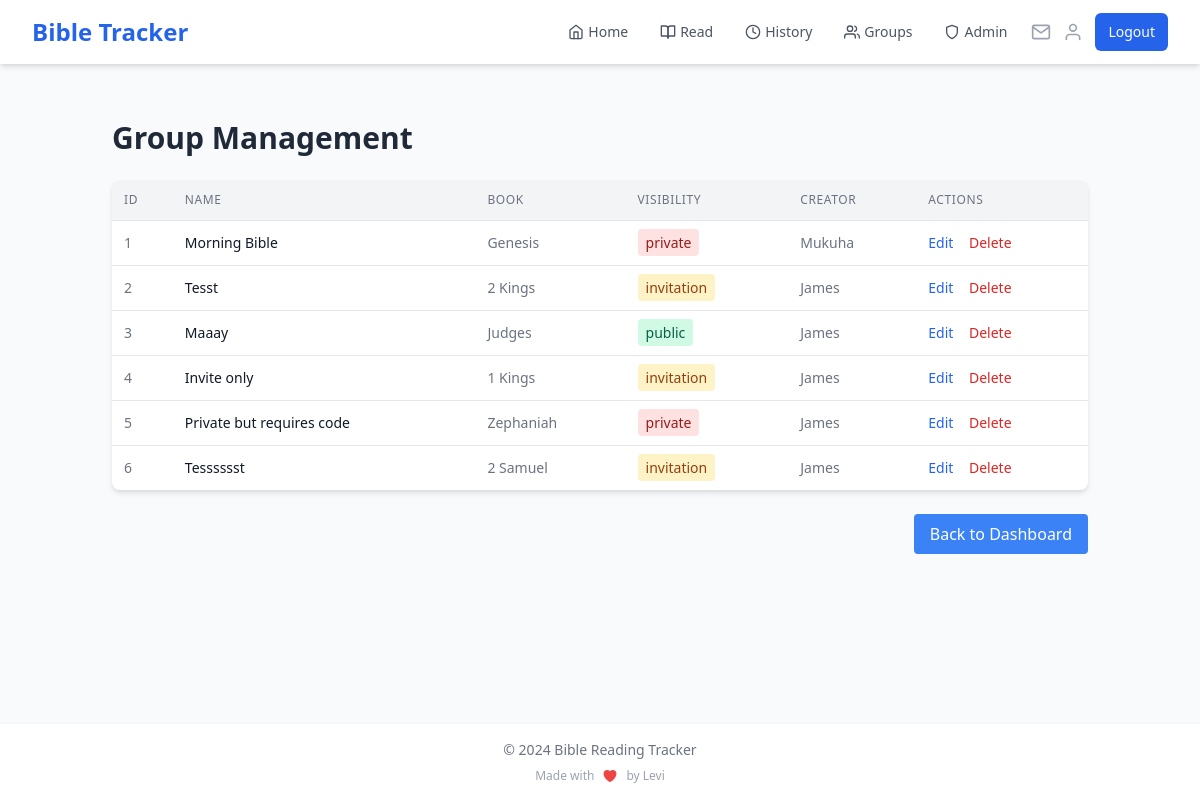
The page /admin/groups (signed in) on the database as committed earlier.
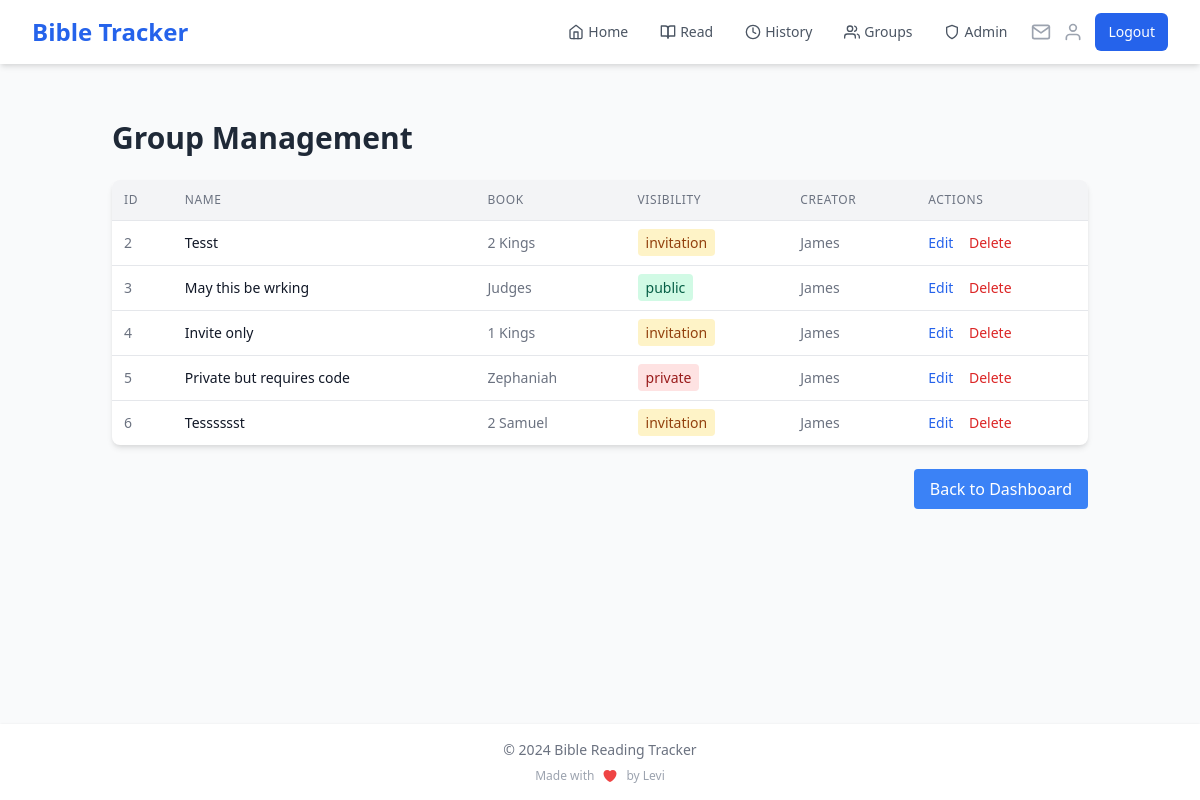
The same page on the database as committed later.
### app.py (models this page shows)
class ReadingGroup(db.Model):
    id = db.Column(db.Integer, primary_key=True)
    name = db.Column(db.String(100), nullable=False)
    description = db.Column(db.Text)
    created_at = db.Column(db.DateTime, default=datetime.utcnow)
    book = db.Column(db.String(50), nullable=False)
    current_chapter = db.Column(db.Integer, default=1)
    target_completion_date = db.Column(db.DateTime)
    creator_id = db.Column(db.Integer, db.ForeignKey('user.id'), nullable=False)
    visibility = db.Column(db.String(20), default='public')
    access_code = db.Column(db.String(20))
    members = db.relationship('GroupMember', backref='reading_group', lazy='joined')
    readings = db.relationship('GroupReading', backref='reading_group', lazy='dynamic')
    invitations = db.relationship('GroupInvitation', backref='reading_group', lazy='dynamic')

class User(UserMixin, db.Model):
    id = db.Column(db.Integer, primary_key=True)
    name = db.Column(db.String(100), nullable=False)
    email = db.Column(db.String(120), unique=True, nullable=False, index=True)
    password_hash = db.Column(db.String(200), nullable=False)
    streak = db.Column(db.Integer, default=0)
    last_read_date = db.Column(db.DateTime, index=True)
    readings = db.relationship('Reading', backref='user', lazy='dynamic')
    preferred_version = db.Column(db.String(10), default='KJV')
    created_groups = db.relationship('ReadingGroup', backref='creator', lazy='dynamic')
    group_memberships = db.relationship('GroupMember', backref='user', lazy='dynamic')

### app.py (the view)
@app.route('/admin/groups')
@login_required
@admin_required
def admin_groups():
    page = request.args.get('page', 1, type=int)
    per_page = 20
    groups = ReadingGroup.query.paginate(page=page, per_page=per_page, error_out=False)
    return render_template('admin/groups.html', groups=groups)

### app.py (called while the page is built)
@login_manager.user_loader
def load_user(user_id):
    if 'user_id' in session:
        return User.query.get(int(session['user_id']))
    return None

@app.context_processor
def inject_user_name():
    if current_user.is_authenticated:
        return dict(user_name=current_user.name)
    return dict(user_name='Guest')

@app.context_processor
def inject_invitation_count():
    if current_user.is_authenticated:
        invitation_count = GroupInvitation.query.filter(
            GroupInvitation.email == current_user.email,
            GroupInvitation.used == False,
            GroupInvitation.expires_at > datetime.utcnow()
        ).count()
        return dict(invitation_count=invitation_count)
    return dict(invitation_count=0)

def admin_required(f):
    @wraps(f)
    def decorated_function(*args, **kwargs):
        if not current_user.is_authenticated or current_user.email.lower() != 'mukuhalevi@gmail.com'.lower():
            flash('You do not have permission to access the admin panel.')
            return redirect(url_for('home'))
        return f(*args, **kwargs)
    return decorated_function

### templates/admin/groups.html (shortened to what this page needs)
{% extends "base.html" %}
{% block content %}
<div class="container mx-auto p-6">
    <h1 class="text-3xl font-bold mb-6 text-gray-800">Group Management</h1>
    <div class="bg-white shadow-md rounded-lg overflow-hidden">
        <table class="w-full">
            <thead class="bg-gray-100 border-b">
                <tr>
                    <th class="p-3 text-left text-xs font-medium text-gray-500 uppercase tracking-wider">ID</th>
                    <th class="p-3 text-left text-xs font-medium text-gray-500 uppercase tracking-wider">Name</th>
                    <th class="p-3 text-left text-xs font-medium text-gray-500 uppercase tracking-wider">Book</th>
                    <th class="p-3 text-left text-xs font-medium text-gray-500 uppercase tracking-wider">Visibility</th>
                    <th class="p-3 text-left text-xs font-medium text-gray-500 uppercase tracking-wider">Creator</th>
                    <th class="p-3 text-left text-xs font-medium text-gray-500 uppercase tracking-wider">Actions</th>
                </tr>
            </thead>
            <tbody class="divide-y divide-gray-200">
                {% for group in groups.items %}
                <tr class="hover:bg-gray-50">
                    <td class="p-3 whitespace-nowrap text-sm text-gray-500">{{ group.id }}</td>
                    <td class="p-3 whitespace-nowrap text-sm font-medium text-gray-900">{{ group.name }}</td>
                    <td class="p-3 whitespace-nowrap text-sm text-gray-500">{{ group.book }}</td>
                    <td class="p-3 whitespace-nowrap text-sm text-gray-500">
                        <span class="px-2 py-1 rounded
                            {% if group.visibility == 'public' %}bg-green-100 text-green-800
                            {% elif group.visibility == 'private' %}bg-red-100 text-red-800
                            {% else %}bg-yellow-100 text-yellow-800{% endif %}
                        ">
                            {{ group.visibility }}
                        </span>
                    </td>
                    <td class="p-3 whitespace-nowrap text-sm text-gray-500">{{ group.creator.name }}</td>
                    <td class="p-3 whitespace-nowrap text-sm font-medium">
                        <a href="{{ url_for('admin_edit_group', group_id=group.id) }}" class="text-blue-600 hover:text-blue-900 mr-3">Edit</a>
                        <form method="POST" action="{{ url_for('admin_delete_group', group_id=group.id) }}" class="inline">
                            <button type="submit" class="text-red-600 hover:text-red-900" onclick="return confirm('Are you sure?')">Delete</button>
                        </form>
                    </td>
                </tr>
                {% endfor %}
            </tbody>
        </table>
    </div>
    <div class="mt-6 flex items-center justify-between">
        <a href="{{ url_for('admin_dashboard') }}" class="px-4 py-2 bg-blue-500 text-white rounded hover:bg-blue-600">
            Back to Dashboard
        </a>
    </div>
</div>
{% endblock %}

### templates/base.html (shortened to what this page needs)
<!DOCTYPE html>
<html lang="en">
<head>
    <link href="https://cdn.jsdelivr.net/npm/tailwindcss@2.2.19/dist/tailwind.min.css" rel="stylesheet">
</head>
<body class="bg-gray-50 min-h-screen flex flex-col">
    <nav class="bg-white shadow-md">
        <div class="max-w-7xl mx-auto px-4 sm:px-6 lg:px-8">
            <div class="flex justify-between h-16 items-center">
                <div class="flex items-center justify-between w-full">
                    <div class="flex items-center">
                        <a href="{{ url_for('home') }}" class="text-xl sm:text-2xl font-bold text-blue-600">Bible Tracker</a>
                    </div>
                    <div class="flex items-center">
                        {% if current_user.is_authenticated %}
                        <div class="hidden sm:flex space-x-4 mr-4">
                            <a href="{{ url_for('home') }}" class="text-gray-600 hover:text-blue-600 px-2 py-1 text-sm font-medium flex items-center">
                                <i data-feather="home" class="mr-1 h-4 w-4"></i>Home
                            </a>
                            <a href="{{ url_for('read') }}" class="text-gray-600 hover:text-blue-600 px-2 py-1 text-sm font-medium flex items-center">
                                <i data-feather="book-open" class="mr-1 h-4 w-4"></i>Read
                            </a>
                            <a href="{{ url_for('history') }}" class="text-gray-600 hover:text-blue-600 px-2 py-1 text-sm font-medium flex items-center">
                                <i data-feather="clock" class="mr-1 h-4 w-4"></i>History
                            </a>
                            <a href="{{ url_for('list_groups') }}" class="text-gray-600 hover:text-blue-600 px-2 py-1 text-sm font-medium flex items-center">
                                <i data-feather="users" class="mr-1 h-4 w-4"></i>Groups
                            </a>
                            {% if current_user.email.lower() == 'mukuhalevi@gmail.com' %}
                            <div class="relative group">
                                <a href="{{ url_for('admin_dashboard') }}" class="text-gray-600 hover:text-blue-600 px-2 py-1 text-sm font-medium flex items-center">
                                    <i data-feather="shield" class="mr-1 h-4 w-4"></i>Admin
                                </a>
                            </div>
                            {% endif %}
                        </div>
                        <div class="flex items-center space-x-3">
                            <a href="{{ url_for('view_invitations') }}" class="relative">
                                <i data-feather="mail" class="h-5 w-5 text-gray-400 hover:text-blue-600"></i>
                            </a>
                            <a href="{{ url_for('profile') }}" class="">
                                <i data-feather="user" class="h-5 w-5 text-gray-400 hover:text-blue-600"></i>
                            </a>
                            <a href="{{ url_for('logout') }}" class="hidden sm:inline-flex items-center px-3 py-2 border border-transparent text-sm font-medium rounded-md text-white bg-blue-600 hover:bg-blue-700">
                                Logout
                            </a>
                        </div>
                        {% endif %}
                    </div>
                </div>
            </div>
        </div>
    </nav>
    <main class="flex-grow container max-w-7xl mx-auto px-4 sm:px-6 lg:px-8 py-8">
        {% block content %}
        {% endblock %}
    </main>
    <footer class="bg-white shadow">
        <div class="max-w-7xl mx-auto py-4 px-4 sm:px-6 lg:px-8 text-center">
            <div class="text-gray-500 text-sm">
                © 2024 Bible Reading Tracker
            </div>
            <div class="mt-2 text-xs text-gray-400 flex items-center justify-center">
                <span class="mr-2">Made with</span>
                <span class="ml-2">by Levi</span>
            </div>
        </div>
    </footer>
</body>
</html>

Rows that differ between the two databases and show on the page:
removed ReadingGroup: id "1", name "Morning Bible", book "Genesis", visibility "private", creator.name "Mukuha"
changed ReadingGroup "Judges": name "Maaay" → "May this be wrking"
